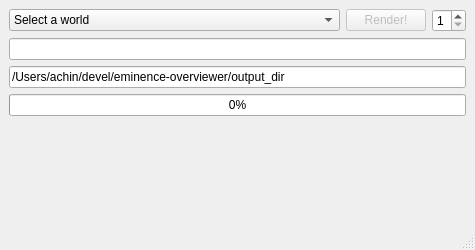
<?xml version="1.0" encoding="UTF-8"?>
<ui version="4.0">
 <class>MainWindow</class>
 <widget class="QMainWindow" name="MainWindow">
  <property name="geometry">
   <rect>
    <x>0</x>
    <y>0</y>
    <width>475</width>
    <height>250</height>
   </rect>
  </property>
  <property name="windowTitle">
   <string>MainWindow</string>
  </property>
  <widget class="QWidget" name="centralwidget">
   <layout class="QGridLayout" name="gridLayout">
    <item row="0" column="0">
     <layout class="QVBoxLayout" name="verticalLayout">
      <property name="sizeConstraint">
       <enum>QLayout::SetDefaultConstraint</enum>
      </property>
      <item>
       <layout class="QHBoxLayout" name="horizontalLayout">
        <item>
         <widget class="QComboBox" name="worldComboBox">
          <property name="sizePolicy">
           <sizepolicy hsizetype="MinimumExpanding" vsizetype="Fixed">
            <horstretch>0</horstretch>
            <verstretch>0</verstretch>
           </sizepolicy>
          </property>
          <item>
           <property name="text">
            <string extracomment="Browser for a diretory">Select a world</string>
           </property>
          </item>
          <item>
           <property name="text">
            <string>Browse...</string>
           </property>
          </item>
         </widget>
        </item>
        <item>
         <widget class="QPushButton" name="pushButton_goRender">
          <property name="enabled">
           <bool>false</bool>
          </property>
          <property name="sizePolicy">
           <sizepolicy hsizetype="Fixed" vsizetype="Fixed">
            <horstretch>0</horstretch>
            <verstretch>0</verstretch>
           </sizepolicy>
          </property>
          <property name="text">
           <string>Render!</string>
          </property>
         </widget>
        </item>
        <item>
         <widget class="QSpinBox" name="numProcessors">
          <property name="sizePolicy">
           <sizepolicy hsizetype="Minimum" vsizetype="Fixed">
            <horstretch>0</horstretch>
            <verstretch>0</verstretch>
           </sizepolicy>
          </property>
          <property name="toolTip">
           <string>Processors</string>
          </property>
          <property name="minimum">
           <number>1</number>
          </property>
          <property name="maximum">
           <number>4</number>
          </property>
         </widget>
        </item>
       </layout>
      </item>
      <item>
       <widget class="QLineEdit" name="lineEdit_pathToWorld">
        <property name="text">
         <string/>
        </property>
       </widget>
      </item>
      <item>
       <widget class="QLineEdit" name="lineEdit_pathToOutput">
        <property name="text">
         <string>/Users/achin/devel/eminence-overviewer/output_dir</string>
        </property>
       </widget>
      </item>
      <item>
       <widget class="QProgressBar" name="progressBar">
        <property name="value">
         <number>0</number>
        </property>
       </widget>
      </item>
      <item>
       <spacer name="verticalSpacer">
        <property name="orientation">
         <enum>Qt::Vertical</enum>
        </property>
        <property name="sizeHint" stdset="0">
         <size>
          <width>20</width>
          <height>40</height>
         </size>
        </property>
       </spacer>
      </item>
     </layout>
    </item>
   </layout>
  </widget>
  <widget class="QStatusBar" name="statusbar"/>
  <action name="actionExit">
   <property name="text">
    <string>Exit</string>
   </property>
  </action>
 </widget>
 <resources/>
 <connections>
  <connection>
   <sender>actionExit</sender>
   <signal>activated()</signal>
   <receiver>MainWindow</receiver>
   <slot>close()</slot>
   <hints>
    <hint type="sourcelabel">
     <x>-1</x>
     <y>-1</y>
    </hint>
    <hint type="destinationlabel">
     <x>302</x>
     <y>198</y>
    </hint>
   </hints>
  </connection>
 </connections>
</ui>
